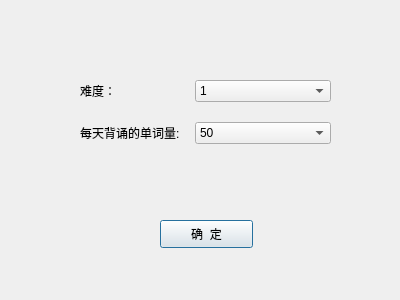
<?xml version="1.0" encoding="UTF-8"?>
<ui version="4.0">
 <class>ConfigDlg</class>
 <widget class="QDialog" name="ConfigDlg">
  <property name="geometry">
   <rect>
    <x>0</x>
    <y>0</y>
    <width>400</width>
    <height>300</height>
   </rect>
  </property>
  <property name="windowTitle">
   <string>Dialog</string>
  </property>
  <widget class="QWidget" name="formLayoutWidget">
   <property name="geometry">
    <rect>
     <x>80</x>
     <y>80</y>
     <width>251</width>
     <height>80</height>
    </rect>
   </property>
   <layout class="QFormLayout" name="formLayout">
    <property name="horizontalSpacing">
     <number>15</number>
    </property>
    <property name="verticalSpacing">
     <number>20</number>
    </property>
    <item row="0" column="0">
     <widget class="QLabel" name="label">
      <property name="text">
       <string>难度：</string>
      </property>
     </widget>
    </item>
    <item row="0" column="1">
     <widget class="QComboBox" name="diffBox">
      <item>
       <property name="text">
        <string>1</string>
       </property>
      </item>
      <item>
       <property name="text">
        <string>2</string>
       </property>
      </item>
      <item>
       <property name="text">
        <string>3</string>
       </property>
      </item>
      <item>
       <property name="text">
        <string>4</string>
       </property>
      </item>
      <item>
       <property name="text">
        <string>5</string>
       </property>
      </item>
     </widget>
    </item>
    <item row="1" column="0">
     <widget class="QLabel" name="label_2">
      <property name="text">
       <string>每天背诵的单词量:</string>
      </property>
     </widget>
    </item>
    <item row="1" column="1">
     <widget class="QComboBox" name="wordsBox">
      <item>
       <property name="text">
        <string>50</string>
       </property>
      </item>
      <item>
       <property name="text">
        <string>100</string>
       </property>
      </item>
      <item>
       <property name="text">
        <string>150</string>
       </property>
      </item>
      <item>
       <property name="text">
        <string>200</string>
       </property>
      </item>
      <item>
       <property name="text">
        <string>250</string>
       </property>
      </item>
      <item>
       <property name="text">
        <string>300</string>
       </property>
      </item>
      <item>
       <property name="text">
        <string>400</string>
       </property>
      </item>
      <item>
       <property name="text">
        <string>500</string>
       </property>
      </item>
      <item>
       <property name="text">
        <string>600</string>
       </property>
      </item>
      <item>
       <property name="text">
        <string>700</string>
       </property>
      </item>
     </widget>
    </item>
   </layout>
  </widget>
  <widget class="QPushButton" name="pushButton">
   <property name="geometry">
    <rect>
     <x>160</x>
     <y>220</y>
     <width>93</width>
     <height>28</height>
    </rect>
   </property>
   <property name="text">
    <string>确  定</string>
   </property>
  </widget>
 </widget>
 <resources/>
 <connections/>
</ui>
